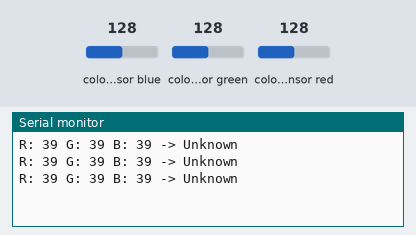
This sketch was run on a simulated Arduino Uno, built with avr-gcc and run on an emulated ATmega328P. Parts: the last lines printed to the serial monitor. Wiring (inferred from the names in the program): TCS3200 colour sensor: output pin 12; S2 pin 7; S3 pin 8; S0 pin 2; S1 pin 4. The test bench sets the inputs (shaded band); at power-on: colour sensor blue 128, colour sensor green 128, colour sensor red 128.

Above: at 1.2 s.
1.3 s: colour sensor blue set to 191
At 1.78 s:
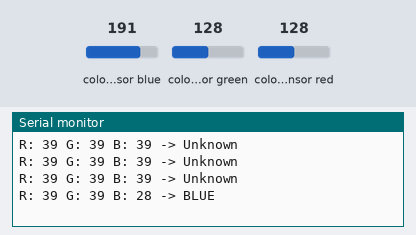
3.4 s: colour sensor green set to 250
At 4.04 s:
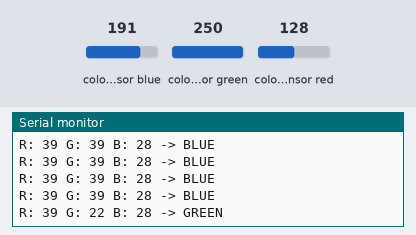
5.7 s: colour sensor red set to 5
At 5.84 s:
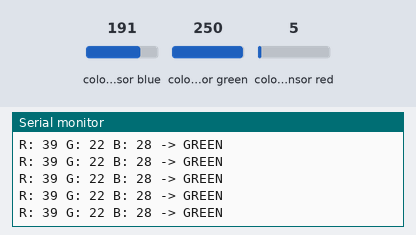

Measured:
- after the input at 1.3 s, the serial monitor: prints a new line after 0.20 s (image 1)
- after the input at 3.4 s, the serial monitor: prints a new line after 0.36 s (image 2)

The sketch:

ColourTesting.ino
```cpp
//Code to test TCS3200 sensor
#define S0 2
#define S1 4
#define S2 7
#define S3 8
#define OUT 12

int redFreq = 0;
int greenFreq = 0;
int blueFreq = 0;

void setup() {
  Serial.begin(9600);

  pinMode(S0, OUTPUT);
  pinMode(S1, OUTPUT);
  pinMode(S2, OUTPUT);
  pinMode(S3, OUTPUT);
  pinMode(OUT, INPUT);


  digitalWrite(S0, HIGH);
  digitalWrite(S1, LOW);


}

void loop() {

  digitalWrite(S2, LOW);
  digitalWrite(S3, LOW);
  delay(50);
  redFreq = pulseIn(OUT, LOW);


  digitalWrite(S2, HIGH);
  digitalWrite(S3, HIGH);
  delay(50);
  greenFreq = pulseIn(OUT, LOW);


  digitalWrite(S2, LOW);
  digitalWrite(S3, HIGH);
  delay(50);
  blueFreq = pulseIn(OUT, LOW);


  String detectedColor = "Unknown";

  if (redFreq < greenFreq && redFreq < blueFreq) {
      detectedColor = "RED";
  }
  else if (greenFreq < redFreq && greenFreq < blueFreq) {
      detectedColor = "GREEN";
  }
  else if (blueFreq < redFreq && blueFreq < greenFreq) {
      detectedColor = "BLUE";
  }


  Serial.print("R: "); Serial.print(redFreq);
  Serial.print(" G: "); Serial.print(greenFreq);
  Serial.print(" B: "); Serial.print(blueFreq);
  Serial.print(" -> ");
  Serial.println(detectedColor);

  delay(300);
}
```
